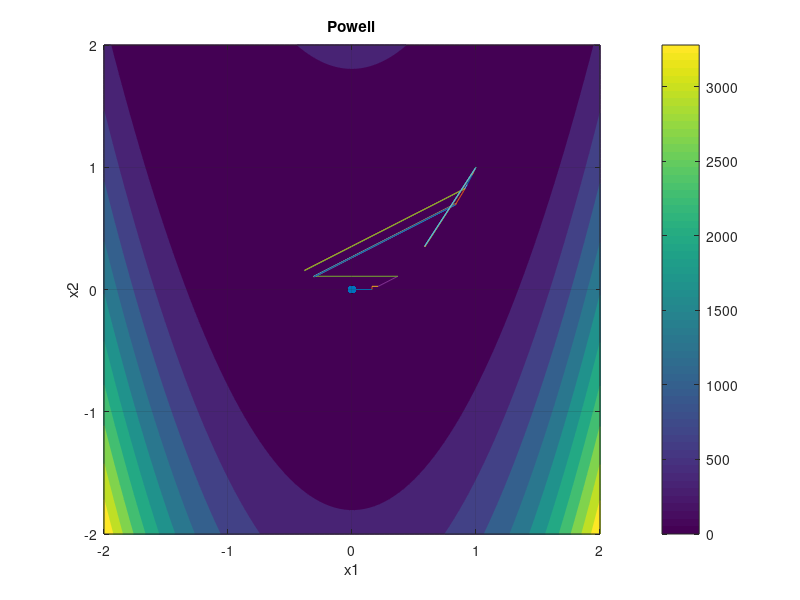

Write the MATLAB code that produced this figure. (Note: this script raises an error after producing the figure.)
%%% guess point my choice
%%%%%%%%%%%%%%%%%%%%%%%%%%
%%%%%%%%%%%%%%%%%%%%%%%%%%
clc
clear all
clearvars
close all;
%initial point
X = [0;0];
S1 = [1;0];
S2 = [0;1];
e = 0.01;


x1Label = linspace(-2,2,100);
x2Label = linspace(-2,2,100);
[V,D] = meshgrid(x1Label,x2Label);
f2 =  100*(D-V.^2).^2+ (1-V).^2;  % objective Function 
figure()
contour(V,D,f2,'Fill','On')
colorbar;
hold on
plot(X(1),X(2),'*-k');
text(100,0,['(x0) = (' num2str(X(1)),', ',num2str(X(2)) ')'],'Color','k')
xlabel('x1')
ylabel('x2')
title('Powell')
grid on
hold on
scatter(X(1),X(2),'filled')






for i=1:16   

    Sol = zeros(2,4);
    Sol(:,1) = X;
    
    f = 100*(X(2) - X(1)^2)^2 + (1 - X(1))^2;%initial value
    S = S1;
  
    X2 = X - e*S;
    
    f2 = 100*(X2(2) - X2(1)^2)^2 + (1 - X2(1))^2;
    if f2<f
        S = -S;
    end
    fun = @(lambda) 100*( X(2) + lambda*S(2) - (X(1) + lambda*S(1))^2)^2 + (1 - (X(1) + lambda*S(1)))^2;
    l = fminbnd(fun,-2,2);

    X = X + l*S; 
    Sol(:,2) = X;
    plot([Sol(1,1) Sol(1,2)], [Sol(2,1) Sol(2,2)])

    f = 100*(X(2) - X(1)^2)^2 + (1 - X(1))^2;
    S = S2;
    X2 = X - e*S;
    f2 = 100*(X2(2) - X2(1)^2)^2 + (1 - X2(1))^2;
    if f2<f
        S = -S;
    end
    fun = @(lambda)100*( X(2) + lambda*S(2) - (X(1) + lambda*S(1))^2)^2 + (1 - (X(1) + lambda*S(1)))^2;
    l = fminbnd(fun,-2,2);
    %l = 0.05;
    X = X + l*S;
    Sol(:,3) = X;
    plot([Sol(1,2) Sol(1,3)], [Sol(2,2) Sol(2,3)])

    f = 100*(X(2) - X(1)^2)^2 + (1 - X(1))^2;
    S = S1;
    X1 = X + e*S;
    X2 = X - e*S;
    %f1 = 100*(X1(2) - X1(1)^2)^2 + (1 - X1(1))^2;
    f2 = 100*(X2(2) - X2(1)^2)^2 + (1 - X2(1))^2;
    if f2<f
        S = -S;
    end
    fun = @(lambda) 100*( X(2) + lambda*S(2) - (X(1) + lambda*S(1))^2)^2 + (1 - (X(1) + lambda*S(1)))^2;
    l = fminbnd(fun,-2,2);

    X = X + l*S;

    Sol(:,4) = X;
    hold on
    plot([Sol(1,3) Sol(1,4)], [Sol(2,3) Sol(2,4)])



    S3 = Sol(:,4) - Sol(:,2);
    S3 = S3/norm(S3);
    S2 = S1;
    S1 = S3;
    
 
end



% Result Table:`

X_opti = X(1)';
Y_opti = X(2)';
T = table(X_opti,Y_opti );
disp(T)
hold on
scatter(X(1),X(2),'filled');
